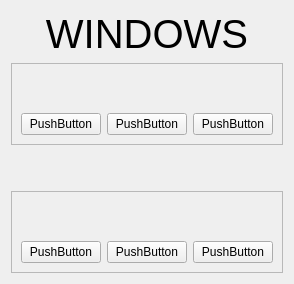
      <widget class="QWidget" name="windowspage">
       <layout class="QVBoxLayout" name="verticalLayout_12">
        <item>
         <widget class="QLabel" name="OS2Title">
          <property name="sizePolicy">
           <sizepolicy hsizetype="Preferred" vsizetype="Fixed">
            <horstretch>0</horstretch>
            <verstretch>0</verstretch>
           </sizepolicy>
          </property>
          <property name="styleSheet">
           <string notr="true">font-size: 30pt</string>
          </property>
          <property name="text">
           <string>WINDOWS</string>
          </property>
          <property name="alignment">
           <set>Qt::AlignCenter</set>
          </property>
         </widget>
        </item>
        <item>
         <widget class="QFrame" name="frame_7">
          <property name="styleSheet">
           <string notr="true"/>
          </property>
          <property name="frameShape">
           <enum>QFrame::StyledPanel</enum>
          </property>
          <property name="frameShadow">
           <enum>QFrame::Raised</enum>
          </property>
          <layout class="QVBoxLayout" name="verticalLayout_5">
           <item>
            <layout class="QGridLayout" name="gridLayout_5">
             <item row="0" column="2" rowspan="2">
              <widget class="QPushButton" name="OS2Image3">
               <property name="sizePolicy">
                <sizepolicy hsizetype="Minimum" vsizetype="Preferred">
                 <horstretch>0</horstretch>
                 <verstretch>0</verstretch>
                </sizepolicy>
               </property>
               <property name="styleSheet">
                <string notr="true">border: none;</string>
               </property>
               <property name="text">
                <string/>
               </property>
              </widget>
             </item>
             <item row="0" column="0" rowspan="2">
              <widget class="QPushButton" name="OS2Image1">
               <property name="sizePolicy">
                <sizepolicy hsizetype="Minimum" vsizetype="Preferred">
                 <horstretch>0</horstretch>
                 <verstretch>0</verstretch>
                </sizepolicy>
               </property>
               <property name="styleSheet">
                <string notr="true">border: none;</string>
               </property>
               <property name="text">
                <string/>
               </property>
              </widget>
             </item>
             <item row="0" column="1" rowspan="2">
              <widget class="QPushButton" name="OS2Image2">
               <property name="sizePolicy">
                <sizepolicy hsizetype="Minimum" vsizetype="Preferred">
                 <horstretch>0</horstretch>
                 <verstretch>0</verstretch>
                </sizepolicy>
               </property>
               <property name="styleSheet">
                <string notr="true">border: none;</string>
               </property>
               <property name="text">
                <string/>
               </property>
              </widget>
             </item>
             <item row="2" column="2">
              <layout class="QGridLayout" name="gridLayout_43">
               <item row="0" column="1">
                <widget class="QLabel" name="OS2price3">
                 <property name="text">
                  <string/>
                 </property>
                </widget>
               </item>
               <item row="0" column="0">
                <widget class="QLabel" name="OS2name3">
                 <property name="text">
                  <string/>
                 </property>
                </widget>
               </item>
               <item row="1" column="0" colspan="2">
                <widget class="QPushButton" name="OS2cartbutton3">
                 <property name="text">
                  <string>PushButton</string>
                 </property>
                </widget>
               </item>
              </layout>
             </item>
             <item row="2" column="1">
              <layout class="QGridLayout" name="gridLayout_42">
               <item row="0" column="1">
                <widget class="QLabel" name="OS2price2">
                 <property name="text">
                  <string/>
                 </property>
                </widget>
               </item>
               <item row="0" column="0">
                <widget class="QLabel" name="OS2name2">
                 <property name="text">
                  <string/>
                 </property>
                </widget>
               </item>
               <item row="1" column="0" colspan="2">
                <widget class="QPushButton" name="OS2cartbutton2">
                 <property name="text">
                  <string>PushButton</string>
                 </property>
                </widget>
               </item>
              </layout>
             </item>
             <item row="2" column="0">
              <layout class="QGridLayout" name="gridLayout_41">
               <property name="sizeConstraint">
                <enum>QLayout::SetDefaultConstraint</enum>
               </property>
               <item row="2" column="0" colspan="2">
                <widget class="QPushButton" name="OS2cartbutton1">
                 <property name="text">
                  <string>PushButton</string>
                 </property>
                </widget>
               </item>
               <item row="0" column="0" rowspan="2">
                <widget class="QLabel" name="OS2name1">
                 <property name="sizePolicy">
                  <sizepolicy hsizetype="Preferred" vsizetype="Maximum">
                   <horstretch>0</horstretch>
                   <verstretch>0</verstretch>
                  </sizepolicy>
                 </property>
                 <property name="text">
                  <string/>
                 </property>
                </widget>
               </item>
               <item row="0" column="1" rowspan="2">
                <widget class="QLabel" name="OS2price1">
                 <property name="sizePolicy">
                  <sizepolicy hsizetype="Preferred" vsizetype="Maximum">
                   <horstretch>0</horstretch>
                   <verstretch>0</verstretch>
                  </sizepolicy>
                 </property>
                 <property name="text">
                  <string/>
                 </property>
                </widget>
               </item>
              </layout>
             </item>
            </layout>
           </item>
          </layout>
         </widget>
        </item>
        <item>
         <spacer name="verticalSpacer_3">
          <property name="orientation">
           <enum>Qt::Vertical</enum>
          </property>
          <property name="sizeType">
           <enum>QSizePolicy::Maximum</enum>
          </property>
          <property name="sizeHint" stdset="0">
           <size>
            <width>20</width>
            <height>40</height>
           </size>
          </property>
         </spacer>
        </item>
        <item>
         <widget class="QFrame" name="frame_8">
          <property name="frameShape">
           <enum>QFrame::StyledPanel</enum>
          </property>
          <property name="frameShadow">
           <enum>QFrame::Raised</enum>
          </property>
          <layout class="QVBoxLayout" name="verticalLayout_6">
           <item>
            <layout class="QGridLayout" name="gridLayout_6">
             <item row="3" column="2">
              <layout class="QGridLayout" name="gridLayout_46">
               <item row="0" column="1">
                <widget class="QLabel" name="OS2price6">
                 <property name="text">
                  <string/>
                 </property>
                </widget>
               </item>
               <item row="0" column="0">
                <widget class="QLabel" name="OS2name6">
                 <property name="text">
                  <string/>
                 </property>
                </widget>
               </item>
               <item row="1" column="0" colspan="2">
                <widget class="QPushButton" name="OS2cartbutton6">
                 <property name="text">
                  <string>PushButton</string>
                 </property>
                </widget>
               </item>
              </layout>
             </item>
             <item row="3" column="0">
              <layout class="QGridLayout" name="gridLayout_44">
               <item row="0" column="0">
                <widget class="QLabel" name="OS2name4">
                 <property name="text">
                  <string/>
                 </property>
                </widget>
               </item>
               <item row="0" column="1">
                <widget class="QLabel" name="OS2price4">
                 <property name="text">
                  <string/>
                 </property>
                </widget>
               </item>
               <item row="1" column="0" colspan="2">
                <widget class="QPushButton" name="OS2cartbutton4">
                 <property name="text">
                  <string>PushButton</string>
                 </property>
                </widget>
               </item>
              </layout>
             </item>
             <item row="3" column="1">
              <layout class="QGridLayout" name="gridLayout_45">
               <item row="0" column="1">
                <widget class="QLabel" name="OS2price5">
                 <property name="text">
                  <string/>
                 </property>
                </widget>
               </item>
               <item row="0" column="0">
                <widget class="QLabel" name="OS2name5">
                 <property name="text">
                  <string/>
                 </property>
                </widget>
               </item>
               <item row="1" column="0" colspan="2">
                <widget class="QPushButton" name="OS2cartbutton5">
                 <property name="text">
                  <string>PushButton</string>
                 </property>
                </widget>
               </item>
              </layout>
             </item>
             <item row="0" column="2" rowspan="2">
              <widget class="QPushButton" name="OS2Image6">
               <property name="sizePolicy">
                <sizepolicy hsizetype="Minimum" vsizetype="Preferred">
                 <horstretch>0</horstretch>
                 <verstretch>0</verstretch>
                </sizepolicy>
               </property>
               <property name="styleSheet">
                <string notr="true">border: none;</string>
               </property>
               <property name="text">
                <string/>
               </property>
              </widget>
             </item>
             <item row="0" column="0" rowspan="2">
              <widget class="QPushButton" name="OS2Image4">
               <property name="sizePolicy">
                <sizepolicy hsizetype="Minimum" vsizetype="Preferred">
                 <horstretch>0</horstretch>
                 <verstretch>0</verstretch>
                </sizepolicy>
               </property>
               <property name="styleSheet">
                <string notr="true">border: none;</string>
               </property>
               <property name="text">
                <string/>
               </property>
              </widget>
             </item>
             <item row="0" column="1" rowspan="2">
              <widget class="QPushButton" name="OS2Image5">
               <property name="sizePolicy">
                <sizepolicy hsizetype="Minimum" vsizetype="Preferred">
                 <horstretch>0</horstretch>
                 <verstretch>0</verstretch>
                </sizepolicy>
               </property>
               <property name="styleSheet">
                <string notr="true">border: none;</string>
               </property>
               <property name="text">
                <string/>
               </property>
              </widget>
             </item>
            </layout>
           </item>
          </layout>
         </widget>
        </item>
       </layout>
      </widget>
